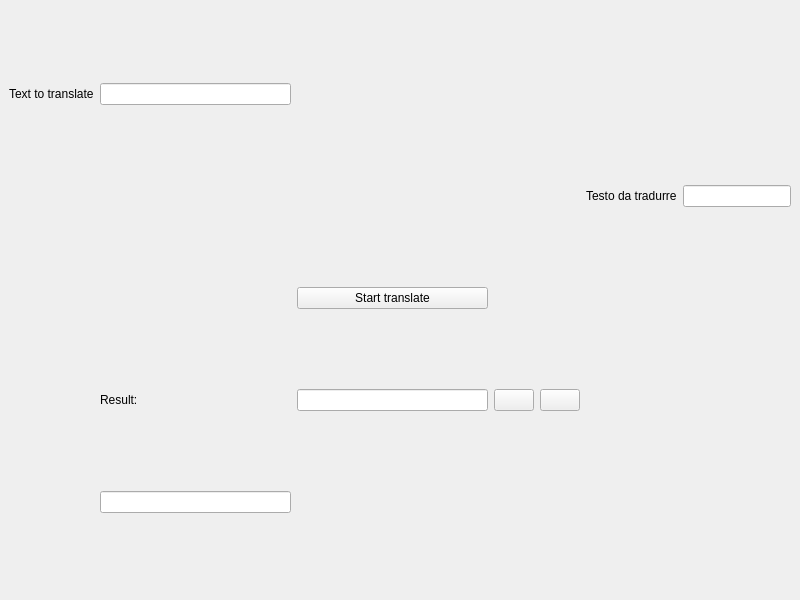
<?xml version="1.0" encoding="UTF-8"?>
<ui version="4.0">
 <class>traduci_window</class>
 <widget class="QMainWindow" name="traduci_window">
  <property name="geometry">
   <rect>
    <x>0</x>
    <y>0</y>
    <width>800</width>
    <height>600</height>
   </rect>
  </property>
  <property name="windowTitle">
   <string>Translate</string>
  </property>
  <property name="windowIcon">
   <iconset resource="resource.qrc">
    <normaloff>:/icons/icons/MGrep.ico</normaloff>:/icons/icons/MGrep.ico</iconset>
  </property>
  <widget class="QWidget" name="centralwidget">
   <property name="sizePolicy">
    <sizepolicy hsizetype="Expanding" vsizetype="Expanding">
     <horstretch>0</horstretch>
     <verstretch>0</verstretch>
    </sizepolicy>
   </property>
   <layout class="QGridLayout" name="gridLayout">
    <item row="5" column="2">
     <widget class="QLabel" name="l_risultati">
      <property name="text">
       <string>Result:</string>
      </property>
     </widget>
    </item>
    <item row="1" column="7" colspan="2">
     <widget class="QLabel" name="l_stringa2">
      <property name="text">
       <string>Testo da tradurre</string>
      </property>
      <property name="buddy">
       <cstring>e_stringa2</cstring>
      </property>
     </widget>
    </item>
    <item row="5" column="6">
     <widget class="QPushButton" name="b_save_pref">
      <property name="toolTip">
       <string>&lt;html&gt;&lt;head/&gt;&lt;body&gt;&lt;p&gt;Save the search data in order to be retrieved at the next start of SmiGrep&lt;/p&gt;&lt;/body&gt;&lt;/html&gt;</string>
      </property>
      <property name="text">
       <string/>
      </property>
      <property name="icon">
       <iconset resource="resource.qrc">
        <normaloff>:/icons/icons/disk.gif</normaloff>:/icons/icons/disk.gif</iconset>
      </property>
     </widget>
    </item>
    <item row="1" column="9" colspan="2">
     <widget class="QLineEdit" name="e_stringa2"/>
    </item>
    <item row="6" column="2">
     <widget class="QLineEdit" name="e_dboracle2"/>
    </item>
    <item row="5" column="4">
     <widget class="QLineEdit" name="e_pathname"/>
    </item>
    <item row="5" column="5">
     <widget class="QPushButton" name="b_pathname">
      <property name="text">
       <string/>
      </property>
      <property name="icon">
       <iconset resource="resource.qrc">
        <normaloff>:/icons/icons/folder.gif</normaloff>:/icons/icons/folder.gif</iconset>
      </property>
     </widget>
    </item>
    <item row="2" column="4">
     <widget class="QPushButton" name="b_start">
      <property name="toolTip">
       <string/>
      </property>
      <property name="statusTip">
       <string/>
      </property>
      <property name="whatsThis">
       <string/>
      </property>
      <property name="text">
       <string>Start translate</string>
      </property>
      <property name="icon">
       <iconset resource="resource.qrc">
        <normaloff>:/icons/icons/translate.png</normaloff>:/icons/icons/translate.png</iconset>
      </property>
     </widget>
    </item>
    <item row="0" column="0">
     <widget class="QLabel" name="l_stringa1">
      <property name="text">
       <string>Text to translate</string>
      </property>
      <property name="buddy">
       <cstring>e_stringa1</cstring>
      </property>
     </widget>
    </item>
    <item row="0" column="2">
     <widget class="QLineEdit" name="e_stringa1"/>
    </item>
   </layout>
  </widget>
 </widget>
 <tabstops>
  <tabstop>e_stringa2</tabstop>
 </tabstops>
 <resources>
  <include location="resource.qrc"/>
 </resources>
 <connections>
  <connection>
   <sender>b_save_pref</sender>
   <signal>clicked()</signal>
   <receiver>traduci_window</receiver>
   <slot>b_save_slot()</slot>
   <hints>
    <hint type="sourcelabel">
     <x>532</x>
     <y>420</y>
    </hint>
    <hint type="destinationlabel">
     <x>399</x>
     <y>210</y>
    </hint>
   </hints>
  </connection>
  <connection>
   <sender>b_pathname</sender>
   <signal>clicked()</signal>
   <receiver>traduci_window</receiver>
   <slot>b_pathname_slot()</slot>
   <hints>
    <hint type="sourcelabel">
     <x>480</x>
     <y>420</y>
    </hint>
    <hint type="destinationlabel">
     <x>618</x>
     <y>59</y>
    </hint>
   </hints>
  </connection>
  <connection>
   <sender>b_start</sender>
   <signal>clicked()</signal>
   <receiver>traduci_window</receiver>
   <slot>b_search_slot()</slot>
   <hints>
    <hint type="sourcelabel">
     <x>428</x>
     <y>312</y>
    </hint>
    <hint type="destinationlabel">
     <x>621</x>
     <y>211</y>
    </hint>
   </hints>
  </connection>
 </connections>
 <slots>
  <slot>b_pathname_slot()</slot>
  <slot>b_save_slot()</slot>
  <slot>b_excludepath_slot()</slot>
  <slot>b_search_slot()</slot>
  <slot>b_add_line_slot()</slot>
  <slot>o_lst1_slot()</slot>
 </slots>
</ui>
